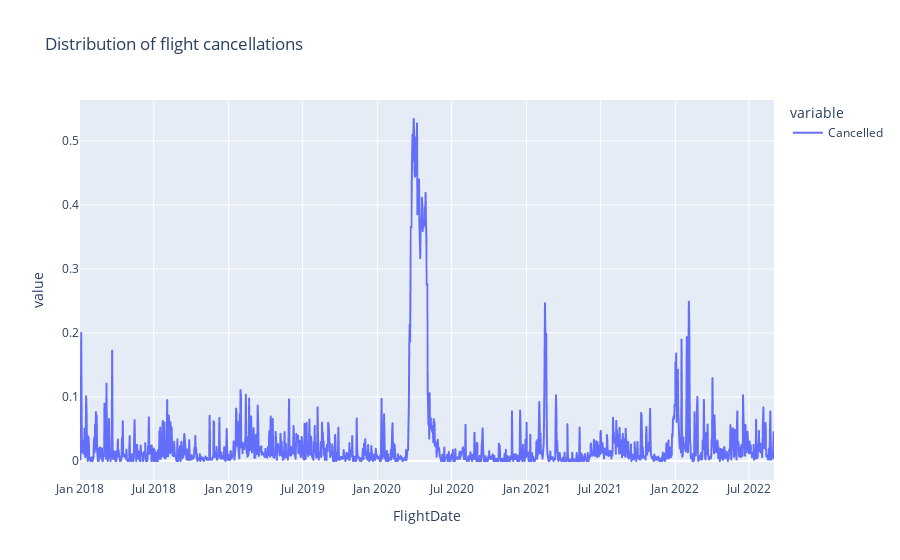

Write notebook code for a chart like this one.
### Code cell
fig = px.line(df_flights
              .groupby("FlightDate")
              [["Cancelled"]]
              .mean(),
              title="Distribution of flight cancellations"
              )
fig.show()

### Figure 1 — Plotly figure (JSON) as saved in the notebook; plotly's stock layout.template omitted (floating-point values rounded to 4 significant figures; data arrays with more than 128 entries replaced by an {"elided": "..."} marker saying what was removed)
{"data": [{"hovertemplate": "variable=Cancelled<br>FlightDate=%{x}<br>value=%{y}<extra></extra>", "legendgroup": "Cancelled", "line": {"color": "#636efa", "dash": "solid"}, "marker": {"symbol": "circle"}, "mode": "lines", "name": "Cancelled", "showlegend": true, "type": "scattergl", "x": {"elided": "1704 str values"}, "xaxis": "x", "y": {"elided": "1704 float values"}, "yaxis": "y"}], "layout": {"legend": {"title": {"text": "variable"}, "tracegroupgap": 0}, "title": {"text": "Distribution of flight cancellations"}, "xaxis": {"anchor": "y", "domain": [0, 1], "title": {"text": "FlightDate"}}, "yaxis": {"anchor": "x", "domain": [0, 1], "title": {"text": "value"}}}}
